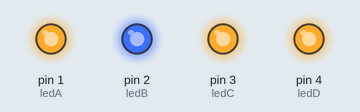
The sketch below on a simulated Arduino Uno, built with avr-gcc and run on an emulated ATmega328P. Parts: output pins drawn as LEDs (lit = HIGH).

Above: at 0.05 s.
At 3.15 s:
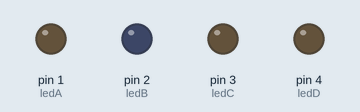
At 6.35 s:
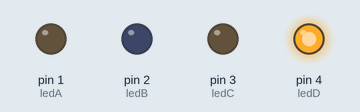
At 12.75 s:
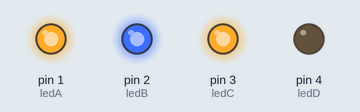
At 19.05 s:
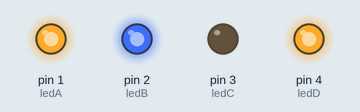
At 25.55 s:
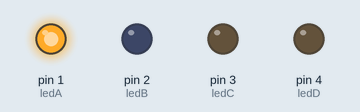
Timing chart, 0 to 25.9 s (numbered marks = the images above):
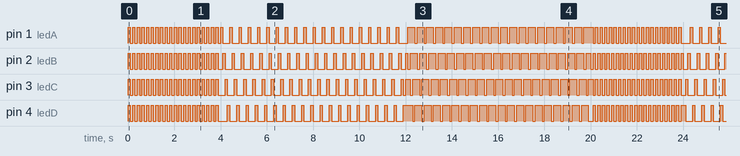

Measured:
- by itself, pin 1 (ledA): moves between LOW and HIGH, repeating every 19.5 s
- by itself, pin 2 (ledB): moves between LOW and HIGH, repeating every 18.9 s
- by itself, pin 3 (ledC): moves between LOW and HIGH, repeating every 19.1 s
- by itself, pin 4 (ledD): moves between LOW and HIGH, repeating every 19.7 s

The sketch:

XMasBauble.ino
```cpp
int ledA = 1;
int ledB = 2;
int ledC = 3;
int ledD = 4;
int i=0;

// the setup routine runs once when you press reset:
void setup() {
  // initialize the digital pins as an output.
  pinMode(ledA, OUTPUT);
  pinMode(ledB, OUTPUT);
  pinMode(ledC, OUTPUT);
  pinMode(ledD, OUTPUT);
}

void allBlink()
{
  for (int i = 0; i < 20 ; i++)
  {
    digitalWrite(ledA, HIGH);
    digitalWrite(ledB, HIGH);
    digitalWrite(ledC, HIGH);
    digitalWrite(ledD, HIGH);
    delay(100);
    digitalWrite(ledA, LOW);
    digitalWrite(ledB, LOW);
    digitalWrite(ledC, LOW);
    digitalWrite(ledD, LOW);
    delay(100);
  }
}

void redGreenAlt()
{
  for (int i = 0; i < 20 ; i++)
  {
    digitalWrite(ledA, HIGH);
    digitalWrite(ledB, LOW);
    digitalWrite(ledC, HIGH);
    digitalWrite(ledD, LOW);
    delay(100);
    digitalWrite(ledA, LOW);
    digitalWrite(ledB, HIGH);
    digitalWrite(ledC, LOW);
    digitalWrite(ledD, HIGH);
    delay(100);
  }
}

void gapChase(boolean cw, boolean chaseHole)
{
  boolean defaultLevel = chaseHole;
  boolean positionLevel = !chaseHole;
  if (cw == true)
  {
    for (int i = 0; i < 20 ; i++)
    {
      for (int pos = 1; pos < 5; pos++)
      {
        digitalWrite(ledA, defaultLevel);
        digitalWrite(ledB, defaultLevel);
        digitalWrite(ledC, defaultLevel);
        digitalWrite(ledD, defaultLevel);
        digitalWrite(pos, positionLevel);
        delay(100);
      }
    }
  } else {
    for (int i = 0; i < 20 ; i++)
    {
      for (int pos = 4; pos > 0; pos--)
      {
        digitalWrite(ledA, defaultLevel);
        digitalWrite(ledB, defaultLevel);
        digitalWrite(ledC, defaultLevel);
        digitalWrite(ledD, defaultLevel);
        digitalWrite(pos, positionLevel);
        delay(100);
      }
    }
  }
}

// the loop routine runs over and over again forever:
void loop() {
  allBlink();
  gapChase(true, false);
  gapChase(true, true);
  redGreenAlt();
  gapChase(false, false);
  gapChase(false, true);
}
```
